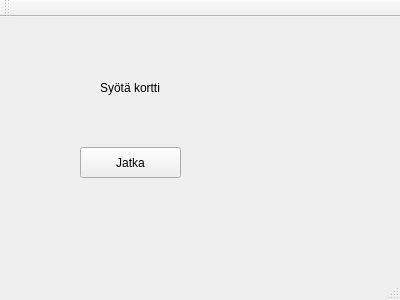
<?xml version="1.0" encoding="UTF-8"?>
<ui version="4.0">
 <class>MainWindow</class>
 <widget class="QMainWindow" name="MainWindow">
  <property name="geometry">
   <rect>
    <x>0</x>
    <y>0</y>
    <width>400</width>
    <height>300</height>
   </rect>
  </property>
  <property name="windowTitle">
   <string>MainWindow</string>
  </property>
  <widget class="QWidget" name="centralWidget">
   <widget class="QLabel" name="label">
    <property name="geometry">
     <rect>
      <x>100</x>
      <y>60</y>
      <width>211</width>
      <height>21</height>
     </rect>
    </property>
    <property name="text">
     <string>Syötä kortti</string>
    </property>
   </widget>
   <widget class="QPushButton" name="pushButtonOK">
    <property name="geometry">
     <rect>
      <x>80</x>
      <y>130</y>
      <width>101</width>
      <height>31</height>
     </rect>
    </property>
    <property name="text">
     <string>Jatka</string>
    </property>
   </widget>
  </widget>
  <widget class="QMenuBar" name="menuBar">
   <property name="geometry">
    <rect>
     <x>0</x>
     <y>0</y>
     <width>400</width>
     <height>27</height>
    </rect>
   </property>
  </widget>
  <widget class="QToolBar" name="mainToolBar">
   <attribute name="toolBarArea">
    <enum>TopToolBarArea</enum>
   </attribute>
   <attribute name="toolBarBreak">
    <bool>false</bool>
   </attribute>
  </widget>
  <widget class="QStatusBar" name="statusBar"/>
 </widget>
 <layoutdefault spacing="6" margin="11"/>
 <resources/>
 <connections/>
</ui>
